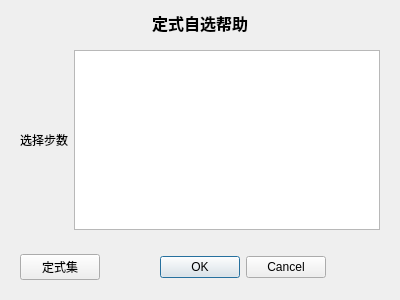
<?xml version="1.0" encoding="UTF-8"?>
<ui version="4.0">
 <class>ChooseStepDialog</class>
 <widget class="QDialog" name="ChooseStepDialog">
  <property name="geometry">
   <rect>
    <x>0</x>
    <y>0</y>
    <width>400</width>
    <height>300</height>
   </rect>
  </property>
  <property name="windowTitle">
   <string>Dialog</string>
  </property>
  <layout class="QVBoxLayout" name="verticalLayout">
   <item>
    <widget class="QLabel" name="label_2">
     <property name="font">
      <font>
       <pointsize>12</pointsize>
       <bold>true</bold>
      </font>
     </property>
     <property name="text">
      <string>定式自选帮助</string>
     </property>
     <property name="alignment">
      <set>Qt::AlignCenter</set>
     </property>
    </widget>
   </item>
   <item>
    <widget class="QWidget" name="widget_2" native="true">
     <layout class="QHBoxLayout" name="horizontalLayout_2">
      <item>
       <widget class="QLabel" name="label">
        <property name="text">
         <string>选择步数</string>
        </property>
       </widget>
      </item>
      <item>
       <widget class="QTextEdit" name="textEdit"/>
      </item>
     </layout>
    </widget>
   </item>
   <item>
    <widget class="QWidget" name="widget" native="true">
     <layout class="QHBoxLayout" name="horizontalLayout">
      <item>
       <widget class="QPushButton" name="pushButton">
        <property name="text">
         <string>定式集</string>
        </property>
       </widget>
      </item>
      <item>
       <widget class="QDialogButtonBox" name="buttonBox">
        <property name="orientation">
         <enum>Qt::Horizontal</enum>
        </property>
        <property name="standardButtons">
         <set>QDialogButtonBox::Cancel|QDialogButtonBox::Ok</set>
        </property>
        <property name="centerButtons">
         <bool>true</bool>
        </property>
       </widget>
      </item>
     </layout>
    </widget>
   </item>
  </layout>
 </widget>
 <resources/>
 <connections>
  <connection>
   <sender>buttonBox</sender>
   <signal>accepted()</signal>
   <receiver>ChooseStepDialog</receiver>
   <slot>accept()</slot>
   <hints>
    <hint type="sourcelabel">
     <x>248</x>
     <y>254</y>
    </hint>
    <hint type="destinationlabel">
     <x>157</x>
     <y>274</y>
    </hint>
   </hints>
  </connection>
  <connection>
   <sender>buttonBox</sender>
   <signal>rejected()</signal>
   <receiver>ChooseStepDialog</receiver>
   <slot>reject()</slot>
   <hints>
    <hint type="sourcelabel">
     <x>316</x>
     <y>260</y>
    </hint>
    <hint type="destinationlabel">
     <x>286</x>
     <y>274</y>
    </hint>
   </hints>
  </connection>
 </connections>
</ui>
